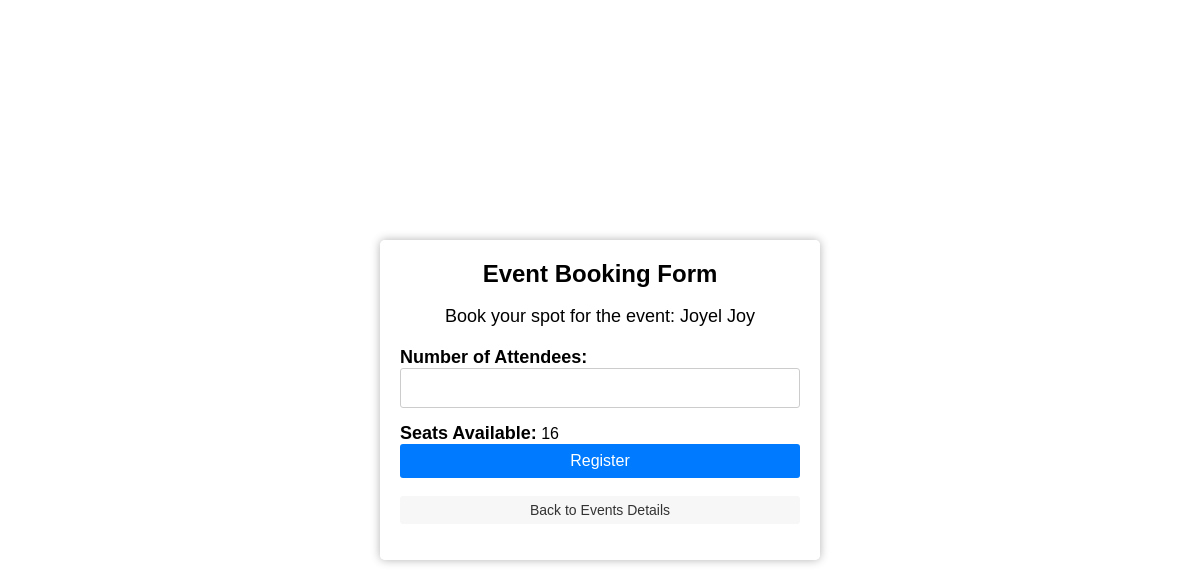
The app's page /book_event/w1/ (signed in), older data.
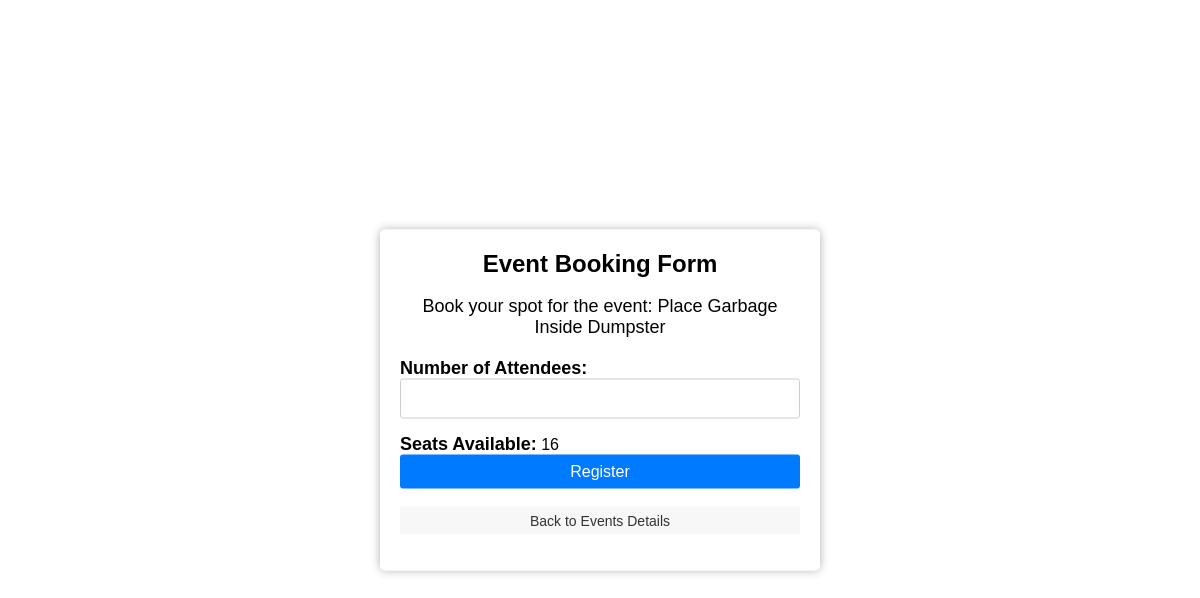
The same page, newer data.
### app32/models.py (models this page shows, shortened)
class Event(models.Model):
    user = models.ForeignKey(User, on_delete=models.CASCADE, default=None)
    name = models.CharField(max_length=200)
    description = models.TextField()
    date = models.DateField()
    time = models.TimeField()
    location = models.CharField(max_length=200)
    max_participants = models.IntegerField(default=0)
    image = models.ImageField(upload_to='event_images/', null=True, blank=True)
    event_id = models.CharField(max_length=20, primary_key=True, default=None)
    category = models.CharField(max_length=50, default=None, choices=[
        ('category1', 'Environmental Cleanup Campaign'),
        ('category2', 'Waste Management Seminar'),
        ('category3', 'Expo'),
        ('category4', 'Composting Workshop'),
        ('category5', 'Environmental Hackathon'),
    ])

### app32/views.py (the view, shortened to what this page needs)
# urls.py: path('book_event/<str:event_id>/', views.event_booking, name='event_booking'),
@never_cache
@login_required(login_url='loginn')
def event_booking(request, event_id=None):
    event = None
    if event_id:
        event = get_object_or_404(Event, event_id=event_id)
    return render(request, 'event/bookingeventform.html', {'event': event})

### templates/event/bookingeventform.html (shortened to what this page needs)
<div class="container">
    <h1 class="mt-5">Event Booking Form</h1>
    {% if event %}
        <p class="mb-4">Book your spot for the event: {{ event.name }}</p>
    {% else %}
        <p class="alert alert-warning">No events available for booking at the moment.</p>
    {% endif %}
    <form method="post" class="mt-4" id="booking-form" onsubmit="return validateForm()">
        <div class="mb-4">
            <label for="attendees" class="form-label">Number of Attendees:</label>
            <input type="text" id="attendees" name="attendees" class="form-control">
        </div>
        <div class="mb-4">
            <label for="available-seats" class="form-label">Seats Available:</label>
            <span id="available-seats">{{ event.max_participants }}</span>
        </div>
<button type="submit" name="submit" class="btn btn-primary btn-register">Register</button><br>
<a href="{% url 'show_events' %}" class="btn btn-secondary btn-back">Back to Events Details</a>
    </form>
</div>

Row changes from the older to the newer data that the page shows:
changed Event: name "Joyel Joy" → "Place Garbage Inside Dumpster"
